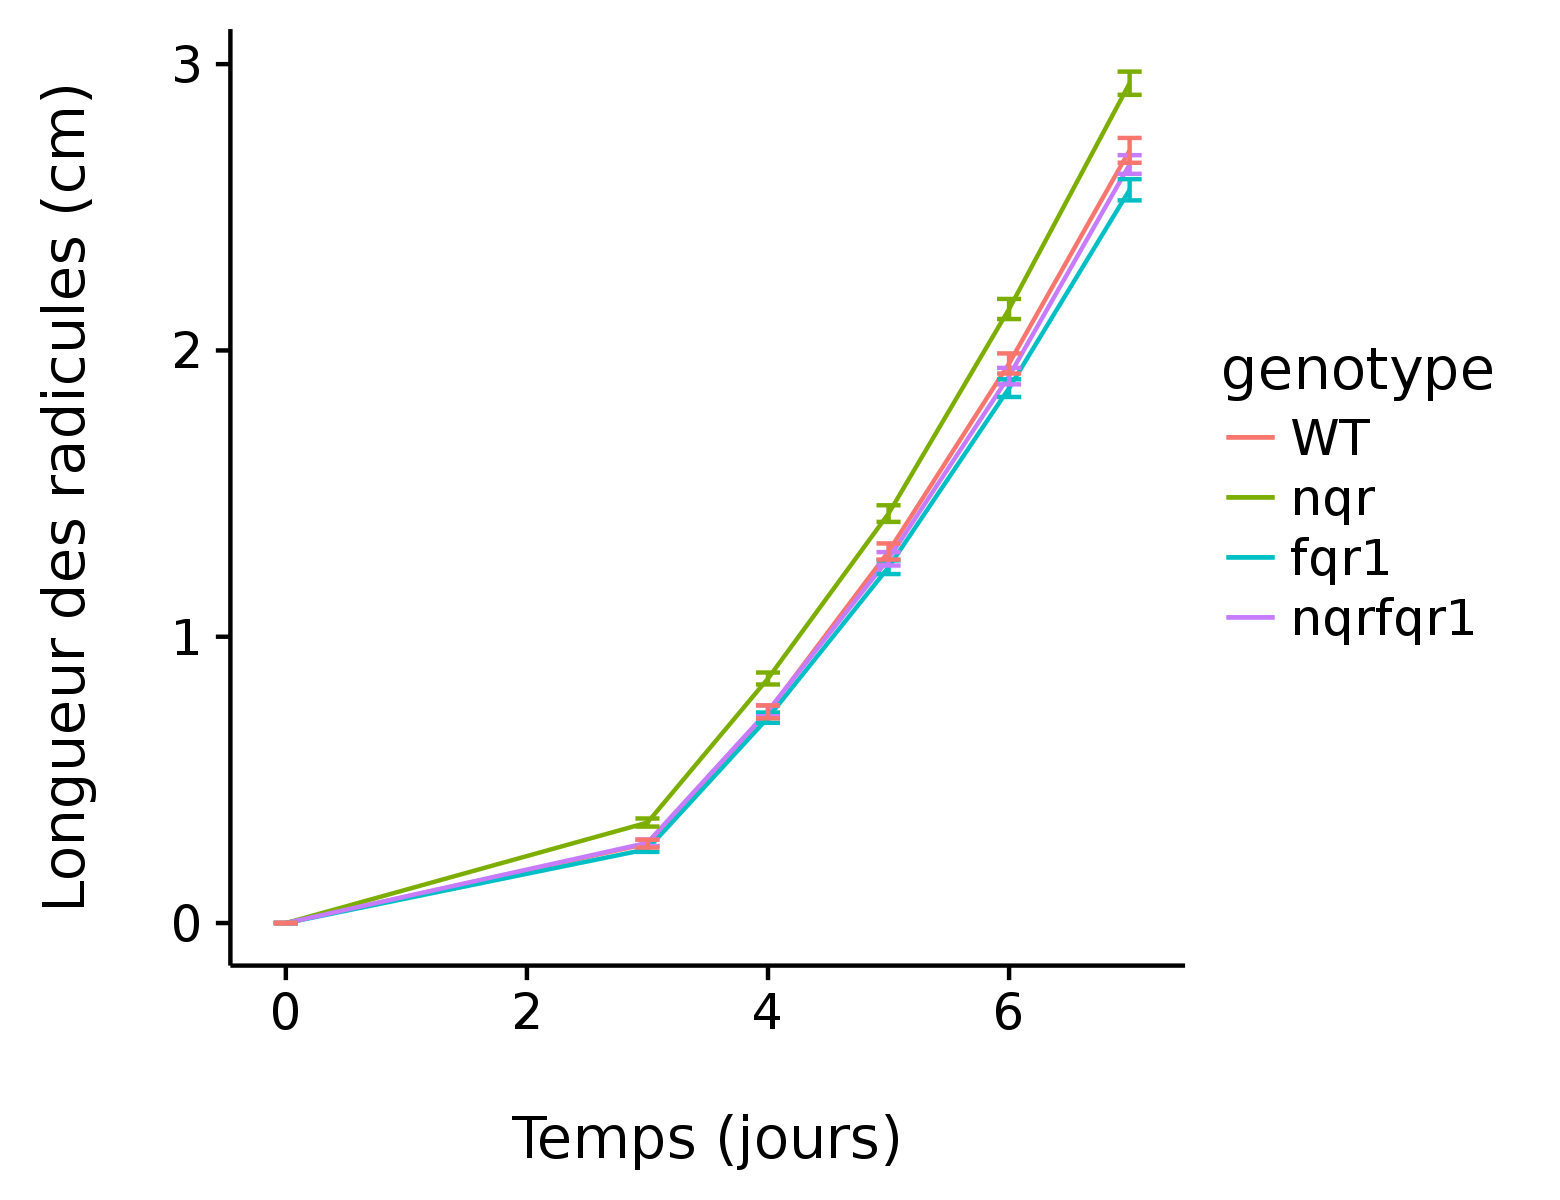

Source code (R):
rm(list = ls())
graphics.off()

library(ggplot2)
library(cowplot)
library(reshape)

data <- read.csv("croissance_radicule_Col.csv", header = TRUE)
data <- melt(data, id = c("genotype", "repetition"))

mean <- aggregate(data$value, list(data$genotype, data$variable), mean)

StandErr <- function(x){
  return(sd(x) / sqrt(length(x)))
}
se <- aggregate(data$value, list(data$genotype, data$variable), StandErr)

result <- cbind(mean, se[,3])
result[,2] <- NULL
result$temps <- c(rep(0,4), rep(3,4), rep(4,4), rep(5,4), rep(6,4), rep(7,4))
colnames(result) <- c("genotype", "moyenne", "se", "temps")
result$genotype <- factor(result$genotype, levels = (c("WT", "nqr", "fqr1","nqrfqr1")))

g <- ggplot(result, aes(temps, moyenne, 
                        group = genotype)) +
  geom_line(aes(colour = genotype, 
                group = genotype)) +
  xlab("\nTemps (jours)") +
  ylab("Longueur des radicules (cm)\n") +
  geom_errorbar(aes(ymin = result$moyenne - result$se, 
                    ymax = result$moyenne + result$se,
                    colour = genotype,
                    group = genotype), 
                width = 0.2)
save_plot("croissance_radicule_Col.png", g, base_aspect_ratio = 1.3)
